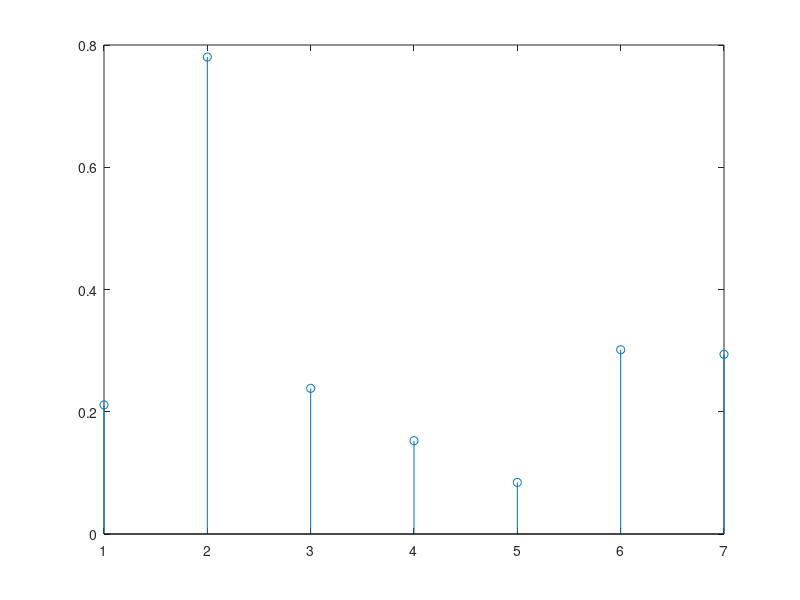

Source code (MATLAB): (Note: this script raises an error after producing the figure.)
n = 7;
p = 0.75;
U = rand(1, n);
U <= p;
X = sum(U <= p);

figure(1)
stem(U)
refline(0, p)

X = binornd(n, p)

%% simulate binomial distribution with n = 100 and p = 0.75 and plot a histogram and a bar chart
N = 100;
X = binornd(n, p, N, 1);
seeds = hist(X, 0:n);
seeds(4)
sum(X==3)
figure(2)
bar(0:n, seeds)
xlabel('number of seeds that germinate')
ylabel('number of seeds planted')

%% compare to theoretical binomial distribution
bar(0:n, [seeds/N; binopdf(0:n, n, p)]')
xlabel('number of seeds that germinate')
ylabel('number of seeds packets planted')
legend('simulation', 'theoretical, location', 'northwest')

%% 2.2 central limit theorem for binomial distribution
n = 7;
p = 0.75;
np = n*p;
npq = np*(1-p);
x = linspace(np-4 * sqrt(npq), np+4 * sqrt(npq));

figure(3)
plot(0:n, binopdf(0:n, n, p))
hold on
plot(x, normcdf(x, np, sqrt(npq)))
hold off

%% 2.3 Simulaton of conditional distribution
figure(4)
subplot(2, 1, 1)
bar(0:2, binopdf(0:2, 2, 0.75))
xlabel('number of seeds that germinate')
ylabel('p(x)')

%% Po(0), Po(10), Po(20)
mu = 10;
x = 0:4*mu;
figure(4)
for i = 1:3
    subplot(2, 3, 3+i)
    bar(x, poisspdf(x, (i-1)*mu))
    title('number of seeds that germinate, ' + num2str(i-1) + ' seeds planted')
    ylabel('p(y|x=' + num2str(i-1))
end

%% Poisson distribution for max(k) = 2
pY = 0;
for i = 0:2
    pY = pY + poisspdf(x, i*mu) * binopdf(i, 2, 0.75);
end

figure(5)
bar(x, pY)
xlabel('number of new seeds(?)')

%% Poisson distribution, general case
n = 7; p=0.75; mu = 10; N = 100;
y = 0:k;
pY = zeros(size(y));

for k=0:n
    pY = pY + poisspdf(y, k*mu) * binopdf(k, n, p);
end

figure(6)
bar(y, pY)
xlabel('number of new seeds(?)')

harvest(n, p, mu);


%% 3. Central limit theorem for Poisson distribution
mu = 3;
x = poissrnd(mu, 2, 1);
xmean = mean(x);

%% General case
mu = 3; n = 2; M = 1000;
x = poissrnd(mu, n, M);
xmean = mean(x);
subplot(2, 1, 1)
hist(x(1, :), 0:15)
subplot(2, 1, 2)
hist(xmean, 0:0.5:15)